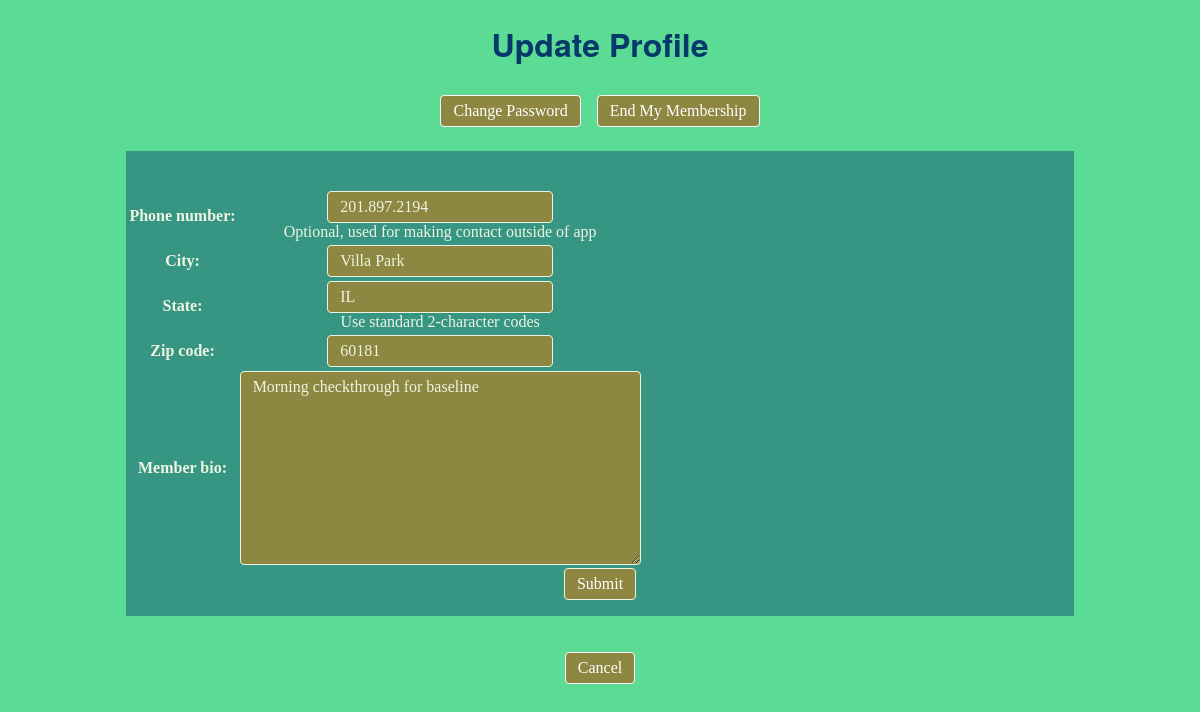
/member_profile/update/23, run on an earlier commit of the app's database.
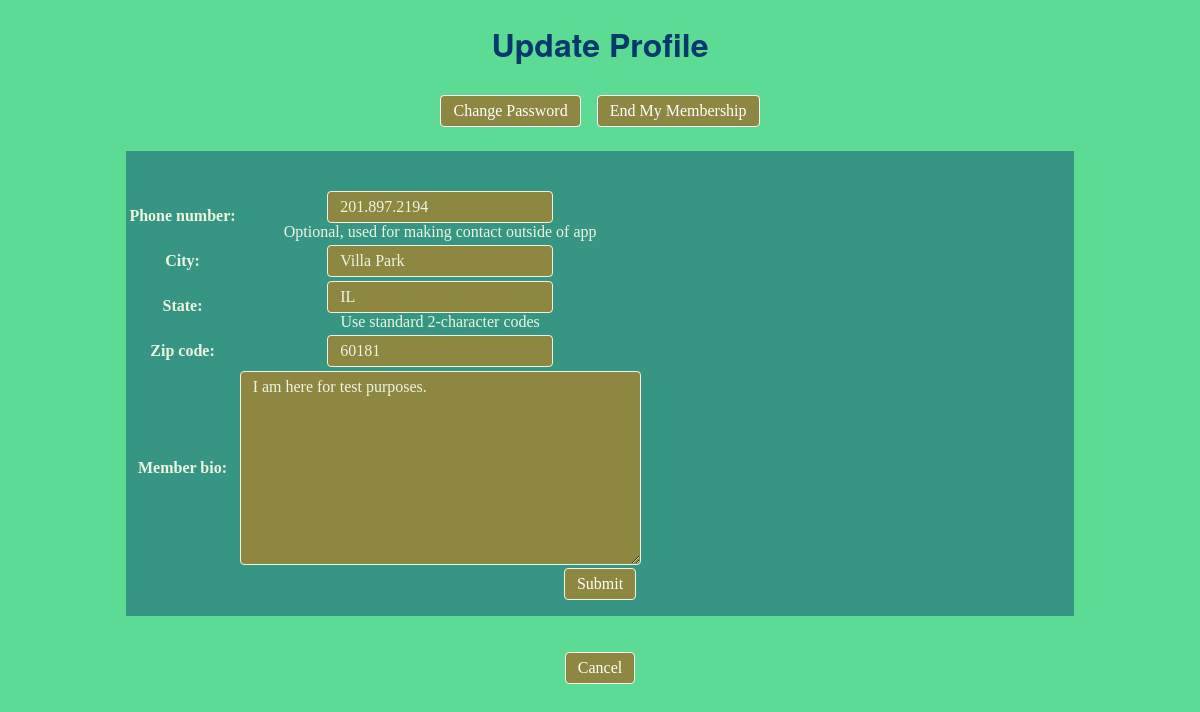
And on a later commit of the database.
### share/models.py (models this page shows, shortened)
class Member_profile(models.Model):
    name = models.CharField(max_length=50, help_text='')
    is_approved = models.BooleanField(default=False,
    help_text='True means Administrator has allowed member to join')
    is_moderator = models.BooleanField(default=False,
    help_text='Moderators can view and edit all Provisions and Needs')
    phone_number = models.CharField(max_length=15, blank=True,
    help_text='Optional, used for making contact outside of app')
    city = models.CharField(max_length=50, blank=True)
    state = models.CharField(max_length=2, blank=True,
    help_text="Use standard 2-character codes")
    zip_code = models.CharField(max_length=15, blank=True)
    member_bio = models.TextField(max_length=1000, blank=False)
    member_id = models.PositiveSmallIntegerField(blank=False)

### share/views.py (the view)
# urls.py: path("member_profile/update/", views.Member_profileUpdate.as_view(), name="update_member_profile_form"), # Needed 5/26/20 to get past NoReverseMatch Error
class Member_profileUpdate(UpdateView):
    model = Member_profile
    fields = ['phone_number', 'city','state','zip_code','member_bio']
    template_name_suffix = '_update_form'
    success_url = reverse_lazy('summary')

### share/templates/share/member_profile_update_form.html (shortened to what this page needs)
{% extends "base_generic.html" %}
{% block content %}
<h1>Update Profile</h1>
<div class="bold-centered">
  <span class=" "><a href="{%url 'password_change'%}"
    class="button-submit" style="color:white">Change Password</a>
  </span>
  <span class=" "><a href="{%url 'end_membership' %}{{my_profile.id}}"
    class="button-submit" style="color:white">End My Membership {{my_profile.id}}</a>
  </span>
</div>
<br>
<div class="login-grid">
  <div class="login-left-margin"></div>
  <div class="login-middle">
    <form action="" method="post">
      <table>
        {{form.as_table}}
      </table>
      <input class="btn btn-primary" style="color:white" type="submit" value="Submit">
    </form>
  </div>
  <div class="login-right-margin"></div>
</div>
<br>
<div class="button-centered">
  <a class="button-submit" style="color:white" href="{% url 'summary'%}">Cancel</a>
</div>
{% load staticfiles %}
{% endblock %}

What changed in the data, as far as the page shows it:
changed Member_profile "Villa Park": member_bio "Morning checkthrough for baseline" → "I am here for test purposes."
